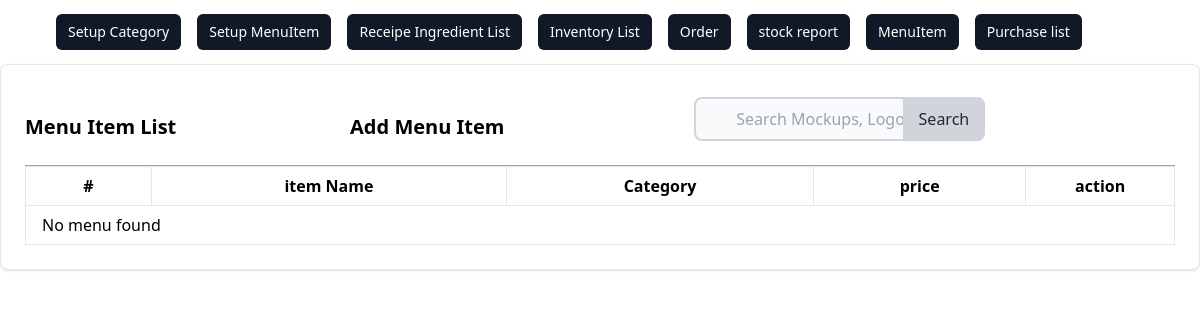
Before: /menu/list/ with the older database file.
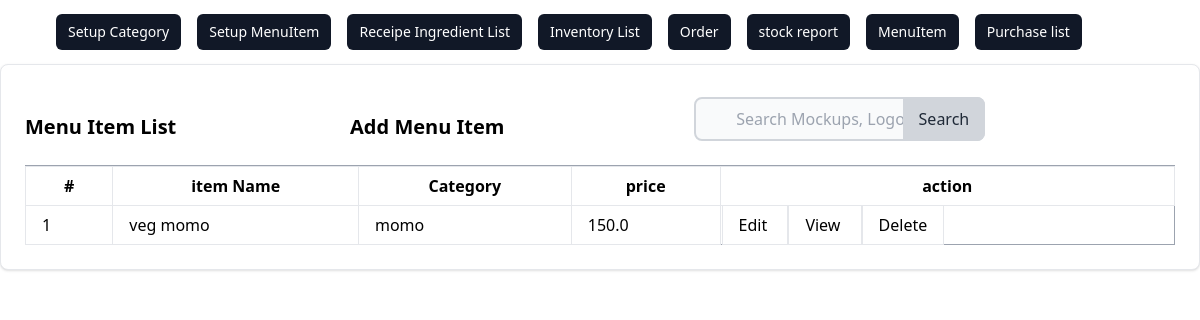
After: the same page with the newer database file.
### menu/models.py (models this page shows, shortened)
class MenuItem(models.Model):
    name = models.CharField(max_length=200, null=True, unique=True)
    price = models.FloatField(null=True)
    category = models.ForeignKey(Category, on_delete=models.CASCADE, null=True)
    receipe = models.ManyToManyField(
        Receipe)

class Category(models.Model):
    name = models.CharField(max_length=100)
    description = models.TextField()
    def __str__(self):
        return self.name

### menu/views.py (the view)
# urls.py: path('list/', views.MenuListView.as_view(), name='menu_list'),
class MenuListView(ListView):
    model = MenuItem
    template_name = 'menu/menu_item_list.html'
    success_url = reverse_lazy('menu:menu_list')
    queryset = MenuItem.objects.all()
    def get_context_data(self, **kwargs):
        context = super().get_context_data(**kwargs)
        context['menus'] = self.queryset
        return context

### menu/templates/menu/menu_item_list.html (shortened to what this page needs)
{% extends '../inventory/base.html' %} {% block content %}
<div class="card max-w-80%  p-6 bg-white border border-gray-200 rounded-lg shadow dark:bg-gray-800 dark:border-gray-400">
  <div class="row">
    <div class="flex items-center justify-between">
        <h5 class="text-xl font-semibold">Menu Item List</h5>
        <a href="{% url 'menu:menu_create' %}" class="text-xl font-semibold text-grey-200 hover:underline hover:text-blue-00 ml-auto">
         <h5>  Add Menu Item</h5>
        </a>
      <form method="get" action="{% url 'menu:menu_search'%}" class="max-w-md mx-auto px-4 py-2 justify-end">
        <div class="relative">
            <input
            type="search"
            id="default-search"
            name='q'
            class="block w-full pl-10 pr-4 py-2 rounded-lg border-2 border-gray-300 bg-gray-50 focus:ring-blue-500 focus:border-blue-500"
            placeholder="Search Mockups, Logos..."
            required
          />
          <button
            type="submit"
            class="absolute inset-y-0 right-0 px-4 py-2 bg-gray-300 text-gray-800 rounded-r-lg hover:bg-gray-400 focus:outline-none focus:bg-gray-400"
          >
            Search
          </button>
        </div>
      </form>
    </div>
      <div class="card-body">
        <table class="table-auto w-full border-collapse border border-gray-400 table-bordered">
          <th class="px-1 py-0">
            <tr>
              <th class="px-4 py-2 border px-4 py-2" >#</th>
              <th class="px-4 py-2  border ">item Name</th>
              <th class="px-4 py-2  border ">Category</th>
              <th  class="px-4 py-2  border ">price</th>
              <th col="3" class="px-0 py-0  border ">action</th>
            </tr>
          </th>
          <tbody>
            {% if object_list %} {% for menus in object_list %}
            <tr>
              <td class="border px-4 py-2">{{ menus.id}}</td>
              <td class="border px-4 py-2">{{ menus.name }}</td>
              <td class="border px-4 py-2">{{ menus.category }}</td>
              <td class="border px-4 py-2">{{ menus.price }}</td>
              <td>
                <a  class="border px-4 py-2"  href="{% url 'menu:menu_update'  menus.id  %}"> Edit </a>
                <a class="border px-4 py-2"  href="{% url 'menu:menu_detail'  menus.id %}"> View </a>
                <a  class="border px-4 py-2" href="{% url 'menu:menu_delete'  menus.id%}" > Delete </a>
              </td>
            </tr>
          {% endfor %}
          {% else %}
            <tr><td colspan="8" class="border px-4 py-2">No menu found</td></tr>
          {% endif %}
          </tbody>
        </table>
      </div>
    </div>
  </div>
  </div>
{% endblock %}

Changed rows visible on the page:
added MenuItem: id "1", name "veg momo", category "momo", price "150.0"
Other visible differences:
text no longer shown: "No menu found"
